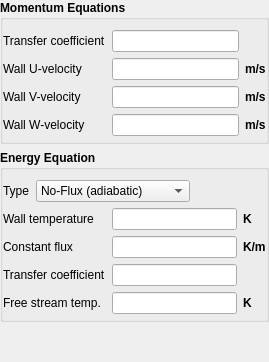
              <widget class="QWidget" name="page_fluid_wall">
               <layout class="QVBoxLayout" name="verticalLayout_2">
                <property name="leftMargin">
                 <number>0</number>
                </property>
                <property name="topMargin">
                 <number>0</number>
                </property>
                <property name="rightMargin">
                 <number>0</number>
                </property>
                <property name="bottomMargin">
                 <number>0</number>
                </property>
                <item>
                 <widget class="QGroupBox" name="groupbox_fluid_momentum_eq">
                  <property name="font">
                   <font>
                    <weight>75</weight>
                    <bold>true</bold>
                   </font>
                  </property>
                  <property name="title">
                   <string extracomment="Hi Mom">Momentum Equations</string>
                  </property>
                  <property name="flat">
                   <bool>true</bool>
                  </property>
                  <layout class="QGridLayout" name="gridLayout_4">
                   <property name="leftMargin">
                    <number>0</number>
                   </property>
                   <property name="topMargin">
                    <number>10</number>
                   </property>
                   <property name="rightMargin">
                    <number>0</number>
                   </property>
                   <property name="bottomMargin">
                    <number>5</number>
                   </property>
                   <item row="0" column="0">
                    <widget class="QLabel" name="label_bc_hw_g">
                     <property name="font">
                      <font>
                       <weight>50</weight>
                       <bold>false</bold>
                      </font>
                     </property>
                     <property name="text">
                      <string>Transfer coefficient</string>
                     </property>
                    </widget>
                   </item>
                   <item row="0" column="1">
                    <widget class="LineEdit" name="lineedit_keyword_bc_hw_g_args_BC"/>
                   </item>
                   <item row="0" column="2">
                    <widget class="QLabel" name="label_bc_hw_g_units">
                     <property name="text">
                      <string/>
                     </property>
                    </widget>
                   </item>
                   <item row="1" column="0">
                    <widget class="QLabel" name="label_bc_uw_g">
                     <property name="font">
                      <font>
                       <weight>50</weight>
                       <bold>false</bold>
                      </font>
                     </property>
                     <property name="text">
                      <string>Wall U-velocity</string>
                     </property>
                    </widget>
                   </item>
                   <item row="1" column="1">
                    <widget class="LineEdit" name="lineedit_keyword_bc_uw_g_args_BC"/>
                   </item>
                   <item row="1" column="2">
                    <widget class="QLabel" name="label_bc_uw_g_units">
                     <property name="text">
                      <string>m/s</string>
                     </property>
                    </widget>
                   </item>
                   <item row="2" column="0">
                    <widget class="QLabel" name="label_bc_vw_g">
                     <property name="font">
                      <font>
                       <weight>50</weight>
                       <bold>false</bold>
                      </font>
                     </property>
                     <property name="text">
                      <string>Wall V-velocity</string>
                     </property>
                    </widget>
                   </item>
                   <item row="2" column="1">
                    <widget class="LineEdit" name="lineedit_keyword_bc_vw_g_args_BC"/>
                   </item>
                   <item row="3" column="1">
                    <widget class="LineEdit" name="lineedit_keyword_bc_ww_g_args_BC"/>
                   </item>
                   <item row="2" column="2">
                    <widget class="QLabel" name="label_bc_vw_g_units">
                     <property name="text">
                      <string>m/s</string>
                     </property>
                    </widget>
                   </item>
                   <item row="3" column="0">
                    <widget class="QLabel" name="label_bc_ww_g">
                     <property name="font">
                      <font>
                       <weight>50</weight>
                       <bold>false</bold>
                      </font>
                     </property>
                     <property name="text">
                      <string>Wall W-velocity</string>
                     </property>
                    </widget>
                   </item>
                   <item row="3" column="2">
                    <widget class="QLabel" name="label_bc_ww_g_units">
                     <property name="text">
                      <string>m/s</string>
                     </property>
                    </widget>
                   </item>
                  </layout>
                 </widget>
                </item>
                <item>
                 <widget class="QGroupBox" name="groupbox_fluid_energy_eq">
                  <property name="font">
                   <font>
                    <weight>75</weight>
                    <bold>true</bold>
                   </font>
                  </property>
                  <property name="title">
                   <string>Energy Equation</string>
                  </property>
                  <property name="flat">
                   <bool>true</bool>
                  </property>
                  <layout class="QGridLayout" name="gridLayout_5">
                   <property name="leftMargin">
                    <number>0</number>
                   </property>
                   <property name="topMargin">
                    <number>10</number>
                   </property>
                   <property name="rightMargin">
                    <number>0</number>
                   </property>
                   <property name="bottomMargin">
                    <number>5</number>
                   </property>
                   <item row="1" column="1">
                    <widget class="LineEdit" name="lineedit_keyword_bc_tw_g_args_BC"/>
                   </item>
                   <item row="0" column="0" colspan="2">
                    <layout class="QHBoxLayout" name="horizontalLayout_3">
                     <item>
                      <widget class="QLabel" name="label_fluid_energy_eq_type">
                       <property name="font">
                        <font>
                         <weight>50</weight>
                         <bold>false</bold>
                        </font>
                       </property>
                       <property name="text">
                        <string>Type</string>
                       </property>
                      </widget>
                     </item>
                     <item>
                      <widget class="QComboBox" name="combobox_fluid_energy_eq_type">
                       <property name="font">
                        <font>
                         <weight>50</weight>
                         <bold>false</bold>
                        </font>
                       </property>
                       <property name="frame">
                        <bool>true</bool>
                       </property>
                       <item>
                        <property name="text">
                         <string>No-Flux (adiabatic)</string>
                        </property>
                       </item>
                       <item>
                        <property name="text">
                         <string>Specified Temperature</string>
                        </property>
                       </item>
                       <item>
                        <property name="text">
                         <string>Specified Flux</string>
                        </property>
                       </item>
                       <item>
                        <property name="text">
                         <string>Convective Flux</string>
                        </property>
                       </item>
                      </widget>
                     </item>
                     <item>
                      <spacer name="horizontalSpacer_3">
                       <property name="orientation">
                        <enum>Qt::Horizontal</enum>
                       </property>
                       <property name="sizeHint" stdset="0">
                        <size>
                         <width>40</width>
                         <height>20</height>
                        </size>
                       </property>
                      </spacer>
                     </item>
                    </layout>
                   </item>
                   <item row="1" column="0">
                    <widget class="QLabel" name="label_bc_tw_g">
                     <property name="font">
                      <font>
                       <weight>50</weight>
                       <bold>false</bold>
                      </font>
                     </property>
                     <property name="text">
                      <string>Wall temperature</string>
                     </property>
                    </widget>
                   </item>
                   <item row="1" column="2">
                    <widget class="QLabel" name="label_bc_tw_g_units">
                     <property name="text">
                      <string>K</string>
                     </property>
                    </widget>
                   </item>
                   <item row="2" column="0">
                    <widget class="QLabel" name="label_bc_c_t_g">
                     <property name="font">
                      <font>
                       <weight>50</weight>
                       <bold>false</bold>
                      </font>
                     </property>
                     <property name="text">
                      <string>Constant flux</string>
                     </property>
                    </widget>
                   </item>
                   <item row="2" column="1">
                    <widget class="LineEdit" name="lineedit_keyword_bc_c_t_g_args_BC"/>
                   </item>
                   <item row="2" column="2">
                    <widget class="QLabel" name="label_bc_c_t_g_units">
                     <property name="text">
                      <string>K/m</string>
                     </property>
                    </widget>
                   </item>
                   <item row="3" column="0">
                    <widget class="QLabel" name="label_bc_hw_t_g">
                     <property name="font">
                      <font>
                       <weight>50</weight>
                       <bold>false</bold>
                      </font>
                     </property>
                     <property name="text">
                      <string>Transfer coefficient</string>
                     </property>
                    </widget>
                   </item>
                   <item row="3" column="1">
                    <widget class="LineEdit" name="lineedit_keyword_bc_hw_t_g_args_BC"/>
                   </item>
                   <item row="3" column="2">
                    <widget class="QLabel" name="label_bc_hw_t_g_units">
                     <property name="text">
                      <string/>
                     </property>
                    </widget>
                   </item>
                   <item row="4" column="0">
                    <widget class="QLabel" name="label_bc_tw_g_2">
                     <property name="font">
                      <font>
                       <weight>50</weight>
                       <bold>false</bold>
                      </font>
                     </property>
                     <property name="toolTip">
                      <string>Free stream temperature</string>
                     </property>
                     <property name="text">
                      <string>Free stream temp.</string>
                     </property>
                    </widget>
                   </item>
                   <item row="4" column="1">
                    <widget class="LineEdit" name="lineedit_keyword_bc_tw_g_2_args_BC"/>
                   </item>
                   <item row="4" column="2">
                    <widget class="QLabel" name="label_bc_tw_g_2_units">
                     <property name="text">
                      <string>K</string>
                     </property>
                    </widget>
                   </item>
                  </layout>
                 </widget>
                </item>
                <item>
                 <spacer name="verticalSpacer_1">
                  <property name="orientation">
                   <enum>Qt::Vertical</enum>
                  </property>
                  <property name="sizeHint" stdset="0">
                   <size>
                    <width>20</width>
                    <height>40</height>
                   </size>
                  </property>
                 </spacer>
                </item>
               </layout>
              </widget>
